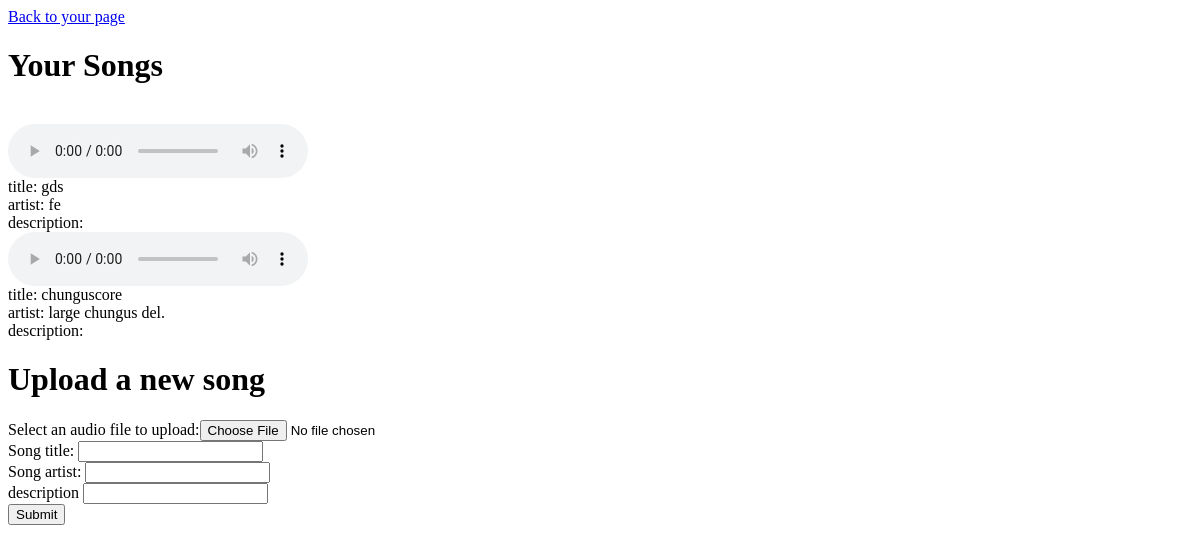
The app's page /Song/upload/2 (signed in), older data.
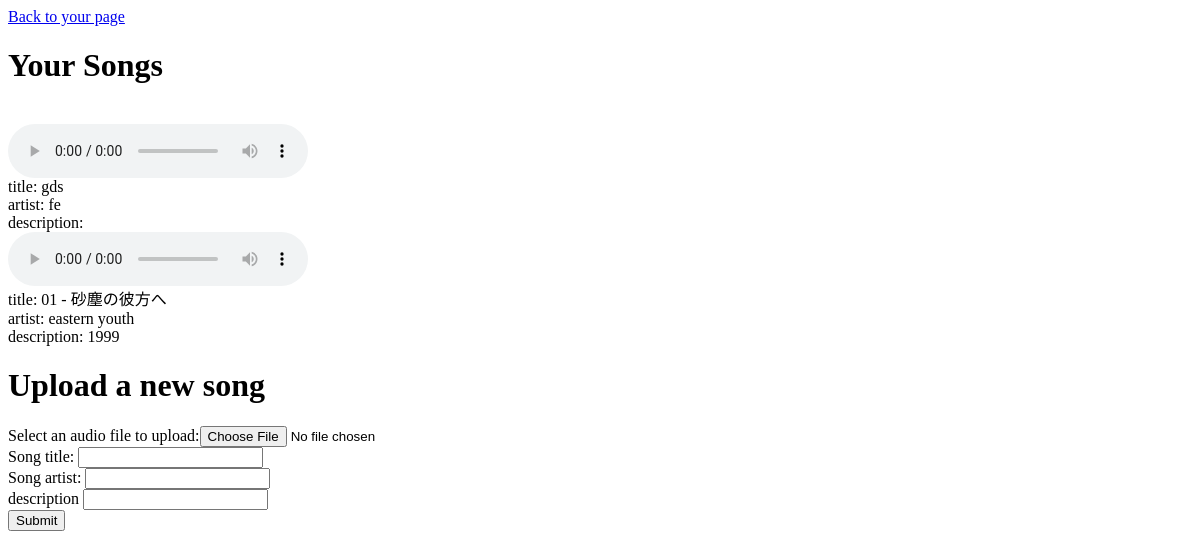
The same page, newer data.
### tables this page shows
CREATE TABLE `song` (
  `song_id` int(11) NOT NULL,
  `title` varchar(40) NOT NULL,
  `artist` varchar(40) NOT NULL,
  `filename` varchar(40) NOT NULL,
  `user_id` int(11) NOT NULL,
  `description` text NOT NULL
);

### app/core/Controller.php (called while the page is built, shortened)
<?php
class Controller{
	public function view($name,$data=null){
		include 'app/views/' . $name . '.php';
	}
}

### app/core/App.php (called while the page is built, shortened)
<?php
class App{
	private $method = 'index';
	public function __construct(){
		$url = $this->parseURL();
		if(isset($url[0])){
			unset($url[0]);
		}
		$this->controller = new $this->controller;
		if(isset($url[1])){
			if(method_exists($this->controller, $url[1])){
				$this->method = $url[1];
			}
			unset($url[1]);
		}
		$this->params = $url ? array_values($url) : [];
		call_user_func_array(array($this->controller, $this->method), $this->params);
	}
	public function parseURL(){
		if(isset($_GET['url'])){
			return explode('/',
				filter_var(
					rtrim($_GET['url'], '/'),
					 FILTER_SANITIZE_URL)
			);
		}
	}
}

### index.php (called while the page is built, shortened)
<?php
new \app\core\App();

### app/models/Song.php (called while the page is built, shortened)
<?php
class Song extends \app\core\Model{
	public function getAll($user_id){
		$SQL = 'SELECT * FROM song WHERE user_id=:user_id';
		$STMT = self::$_connection->prepare($SQL);
		$STMT->execute(['user_id'=>$user_id]);
		$STMT->setFetchMode(\PDO::FETCH_CLASS,'app\\models\\Song');
		return $STMT->fetchAll();
	}
}

### app/core/Model.php (called while the page is built, shortened)
<?php
class Model{
	public function __construct(){
		$username = 'root';
		$password = '';
		$host = 'localhost';
		$DBname = 'finalproject';
	}
}

### app/views/Song/upload.php (the view, shortened to what this page needs)
<html>
<head>
</head>
<body>
	<a href="/Main/index">Back to your page</a>
	<h1>Your Songs</h1>
	<?php
		foreach($data['songs'] as $song)
			echo "<br><audio controls>
			<source src='/audio/$song->filename' type='audio/mp3'>
			</audio><br>title: ".$song->title
			."<br>artist: ".$song->artist
			."<br>description: ".$song->description;
	?>
	<h1>Upload a new song</h1>
	<form method="post" enctype="multipart/form-data">
	Select an audio file to upload:<input type="file" name="newSong">
	<br>
	Song title: <input type='text' name='title' /><br>
	Song artist: <input type='text' name='artist' /><br>
	description <input type='text' name='description' /><br>
		<input type="submit" name="action">
	</form>
</body>
</html>

### app/controllers/Song.php (shortened to what this page needs)
<?php
class Song extends \app\core\Controller{
	private $folder='audio/';
	public function upload($user_id){
		if(isset($_POST['action'])){
			if(isset($_FILES['newSong'])){
				$check = filesize($_FILES['newSong']['tmp_name']);
				$mime_type_to_extension = ['audio/wav'=>'.wav',
											'audio/mpeg'=>'.mp3',
											'audio/mp3'=>'.mp3',
											'audio/ogg'=>'.ogg',
											'audio/flac'=>'.flac'
											];
				if($check !== false && isset($mime_type_to_extension[mime_content_type($_FILES['newSong']['tmp_name']) ] )){
					$extension = $mime_type_to_extension[mime_content_type($_FILES['newSong']['tmp_name'])];
				}
				else{
					$song = new \app\models\Song();
					$songs = $song->getAll($user_id);
					$this->view('Song/upload', ['error'=>"Bad file type or file missing.".
						$_FILES['newSong']['tmp_name'],'songs'=>$songs ]);
					return;
				}
				$filename = uniqid().$extension;
				$filepath = $this->folder.$filename;
				if(move_uploaded_file($_FILES['newSong']['tmp_name'], $filepath)){
					$song = new \app\models\Song();
					$song->filename = $filename;
					if(empty($_POST['title']) || empty($_POST['artist']) )
					{
						$songs = $song->getAll($user_id);
						$this->view('Song/upload',['error'=>"Error.Do not leave title or artist empty.",'songs'=>$songs]);
						return;
					}
					$song->title = $_POST['title'];
					$song->artist = $_POST['artist'];
					$song->description = $_POST['description'];
					$song->insert($user_id);
					header('location:/Main/upload');
				}
				else
					echo "There was an error";
			}
		}
		else
		{
			$song = new \app\models\Song();
			$songs = $song->getAll($user_id);
			$this->view('Song/upload',['error'=>null,'songs'=>$songs]);
		}
	}
}

Row changes from the older to the newer data that the page shows:
changed song: title "chunguscore" → "01 - 砂塵の彼方へ"; artist "large chungus del." → "eastern youth"; description (not shown) → "1999"
